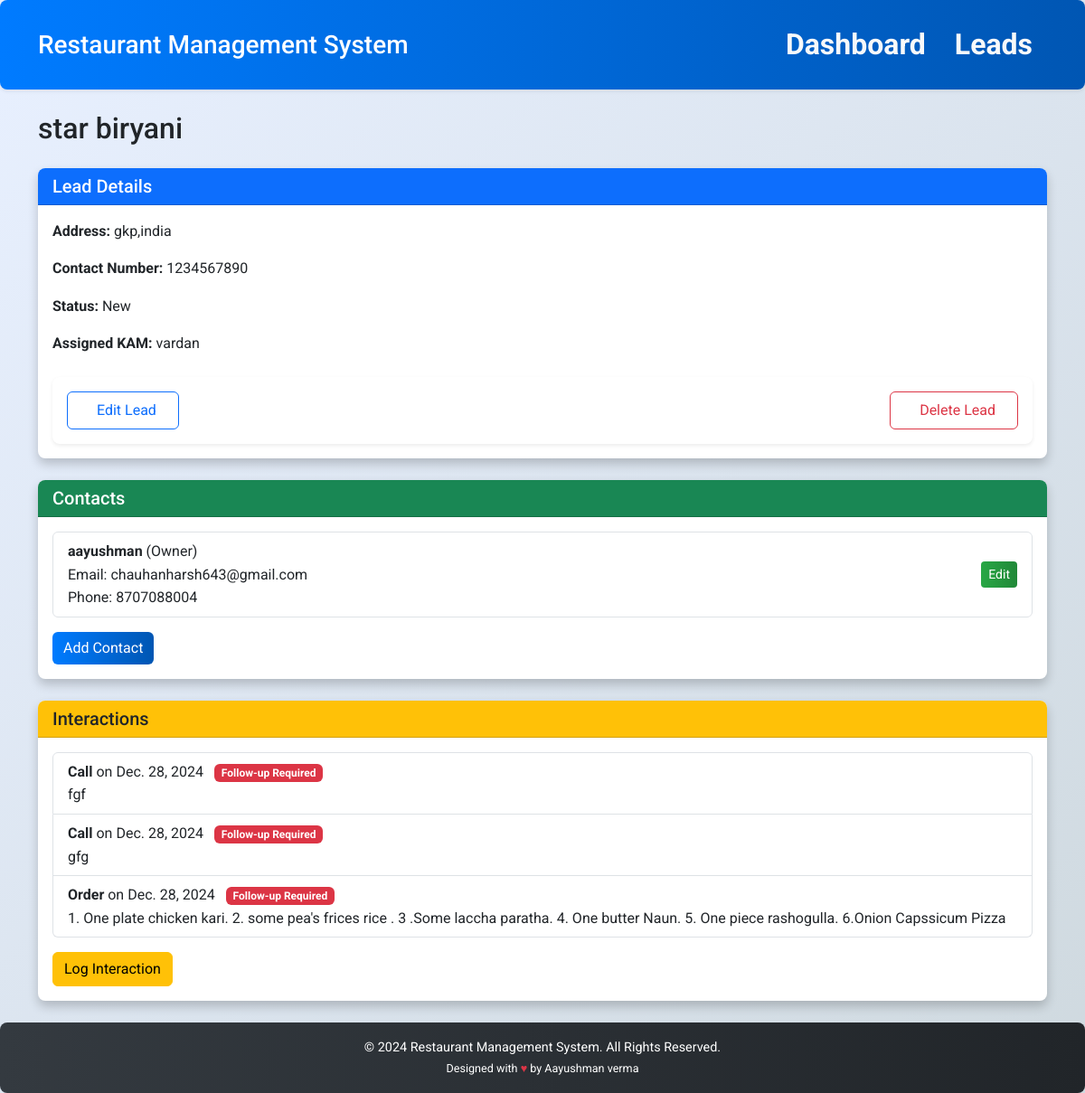
Screenshot of /leads/15/ with the database file from the repository.
### lead_management/models/restaurant.py (models this page shows, shortened)
class RestaurantLead(models.Model):
    STATUS_CHOICES = [
        ('new', 'New'),
        ('active', 'Active'),
        ('inactive', 'Inactive'),
    ]
    restaurant_name = models.CharField(max_length=255)
    address = models.TextField()
    contact_number = models.CharField(max_length=15)
    status = models.CharField(max_length=10, choices=STATUS_CHOICES, default='new')
    assigned_kam = models.CharField(max_length=255)

### lead_management/models/contact.py (models this page shows, shortened)
class Contact(models.Model):
    ROLE_CHOICES = [
        ('owner', 'Owner'),
        ('manager', 'Manager'),
        ('staff', 'Staff'),
    ]
    restaurant = models.ForeignKey(RestaurantLead, on_delete=models.CASCADE, related_name='contacts')
    name = models.CharField(max_length=255)
    role = models.CharField(max_length=20, choices=ROLE_CHOICES)
    phone_number = models.CharField(max_length=15)
    email = models.EmailField()

### lead_management/models/interaction.py (models this page shows, shortened)
class Interaction(models.Model):
    TYPE_CHOICES = [
        ('call', 'Call'),
        ('visit', 'Visit'),
        ('order', 'Order'),
    ]
    restaurant = models.ForeignKey(
        RestaurantLead,
        on_delete=models.CASCADE,
        related_name='interactions'
    )
    date = models.DateField(auto_now_add=True)  # Automatically sets the date when the interaction is created
    type = models.CharField(max_length=10, choices=TYPE_CHOICES)
    notes = models.TextField(blank=True, null=True)  # Optional notes
    follow_up_required = models.BooleanField(default=False)

### lead_management/views/leads.py (the view)
# urls.py: path('leads/<int:lead_id>/', lead_detail, name='lead_detail'),  # View lead details
def lead_detail(request, lead_id):
    lead = get_object_or_404(RestaurantLead, id=lead_id)
    contacts = lead.contacts.all()
    interactions = lead.interactions.all()
    return render(request, 'lead_management/lead_detail.html', {
        'lead': lead,
        'contacts': contacts,
        'interactions': interactions,
    })

### lead_management/templates/lead_management/lead_detail.html (shortened to what this page needs)
{% extends "lead_management/base.html" %}
{% block content %}
<h2 class="mb-4">{{ lead.restaurant_name }}</h2>
<div class="card mb-4">
    <div class="card-header bg-primary text-white">
        <h5 class="card-title mb-0">Lead Details</h5>
    </div>
    <div class="card-body">
        <p><strong>Address:</strong> {{ lead.address }}</p>
        <p><strong>Contact Number:</strong> {{ lead.contact_number }}</p>
        <p><strong>Status:</strong> {{ lead.get_status_display }}</p>
        <p><strong>Assigned KAM:</strong> {{ lead.assigned_kam }}</p>
        <div class="card p-3 shadow-sm mt-4">
            <div class="d-flex justify-content-between align-items-center">
                <a href="{% url 'edit_lead' lead.id %}" class="btn btn-outline-primary d-flex align-items-center px-4 py-2">
                     Edit Lead
                </a>
                <form action="{% url 'delete_lead' lead.id %}" method="POST">
                    <button type="submit" class="btn btn-outline-danger d-flex align-items-center px-4 py-2">
                         Delete Lead
                    </button>
                </form>
            </div>
        </div>
    </div>
</div>
<div class="card mb-4">
    <div class="card-header bg-success text-white">
        <h5 class="card-title mb-0">Contacts</h5>
    </div>
    <div class="card-body">
        <ul class="list-group">
            {% for contact in contacts %}
            <li class="list-group-item d-flex justify-content-between align-items-center">
                <span>
                    <strong>{{ contact.name }}</strong> ({{ contact.get_role_display }})
                    <br>Email: {{ contact.email }}
                    <br>Phone: {{ contact.phone_number }}
                </span>
                <a href="{% url 'edit_contact' lead.id contact.id %}" class="btn btn-sm btn-success">Edit</a>
            </li>
            {% empty %}
            <li class="list-group-item">No contacts found for this lead.</li>
            {% endfor %}
        </ul>
        <a href="{% url 'add_contact' lead.id %}" class="btn btn-primary mt-3">Add Contact</a>
    </div>
</div>
<div class="card mb-4">
    <div class="card-header bg-warning text-dark">
        <h5 class="card-title mb-0">Interactions</h5>
    </div>
    <div class="card-body">
        <ul class="list-group">
            {% for interaction in interactions %}
            <li class="list-group-item">
                <strong>{{ interaction.get_type_display }}</strong> on {{ interaction.date }}
                {% if interaction.follow_up_required %}
                <span class="badge bg-danger ms-2">Follow-up Required</span>
                {% endif %}
                <p class="mb-0">{{ interaction.notes }}</p>
            </li>
            {% empty %}
            <li class="list-group-item">No interactions found for this lead.</li>
            {% endfor %}
        </ul>
        <a href="{% url 'log_interaction' lead.id %}" class="btn btn-warning mt-3">Log Interaction</a>
    </div>
</div>
{% endblock %}

### lead_management/static/css/styles.css (style rules this page uses)
body { background: linear-gradient(135deg, #e8f0ff 0%, #cfd9df 100%); font-family: 'Arial', sans-serif; color: #212529; margin: 0; padding: 0; line-height: 1.6; background-attachment: fixed; background-size: cover; }
.card { box-shadow: 0 6px 12px rgba(0, 0, 0, 0.2); border-radius: 8px; border: none; overflow: hidden; transition: transform 0.3s ease, box-shadow 0.3s ease; background: #fff; }
.btn-primary { background: linear-gradient(90deg, #007bff, #0056b3); border: none; color: #fff; transition: background-color 0.3s ease; }
.btn-success { background: linear-gradient(90deg, #28a745, #218838); border: none; color: #fff; transition: background-color 0.3s ease; }
.card + .card { margin-top: 20px; }
body:before { content: ''; position: fixed; top: 0; left: 0; width: 100%; height: 100%; background-image: radial-gradient(circle, rgba(255, 255, 255, 0.1) 1%, transparent 1%), radial-gradient(circle, rgba(255, 255, 255, 0.1) 1%, transparent 1%); background-size: 40px 40px; z-index: -1; opacity: 0.5; }

### rows the page displays
RestaurantLead: restaurant_name "star biryani", address "gkp,india", contact_number "1234567890", status "New", assigned_kam "vardan"
Contact: name "aayushman", role "Owner", email "chauhanharsh643@gmail.com", phone_number "8707088004"
Interaction: type "Call", date "Dec. 28, 2024", follow_up_required "Follow-up Required", notes "fgf"
Interaction: type "Call", date "Dec. 28, 2024", follow_up_required "Follow-up Required", notes "gfg"
Interaction: type "Order", date "Dec. 28, 2024", follow_up_required "Follow-up Required", notes "1. One plate chicken kari. 2. some pea's frices rice . 3 .Some laccha paratha. 4. One butter Naun. 5. One piece rashogulla. 6.Onion Capssicum Pizza"
